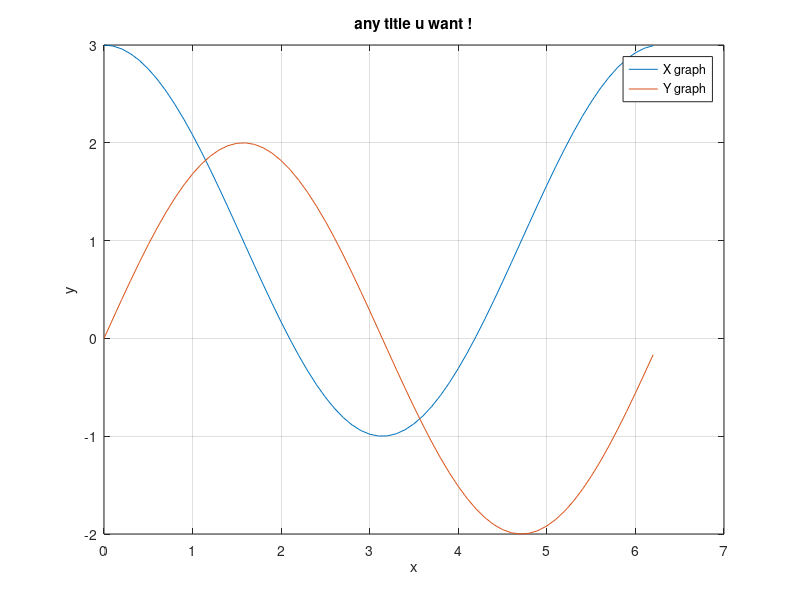

This chart was generated by the following MATLAB code:
close all ; clear all  ; clc

t= 0:0.1:2*pi;

X=2*cos(t)+1;
Y=2*sin(t);

plot(t,X);
hold on;
plot(t,Y);
xlabel('x');
ylabel('y');
legend('X graph','Y graph');
title('any title u want !');
grid on;